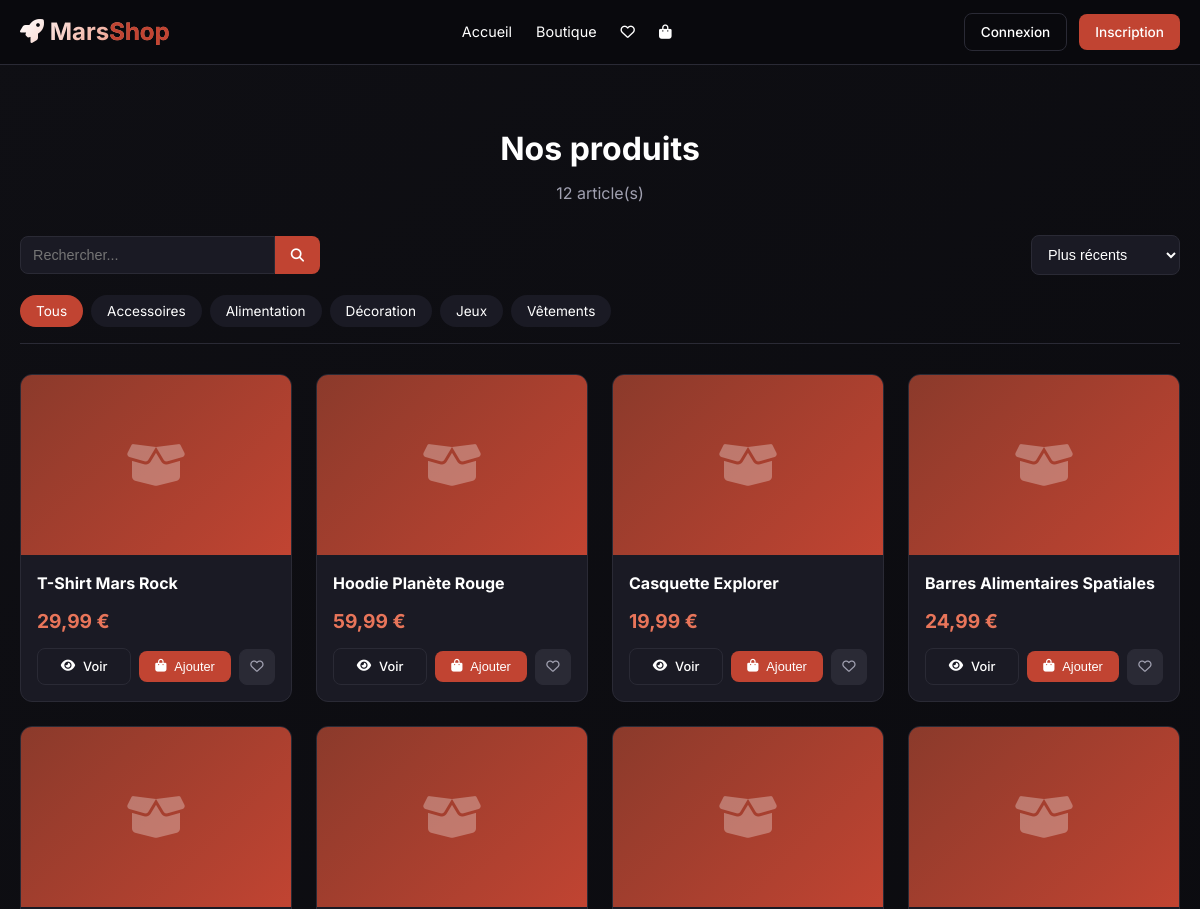
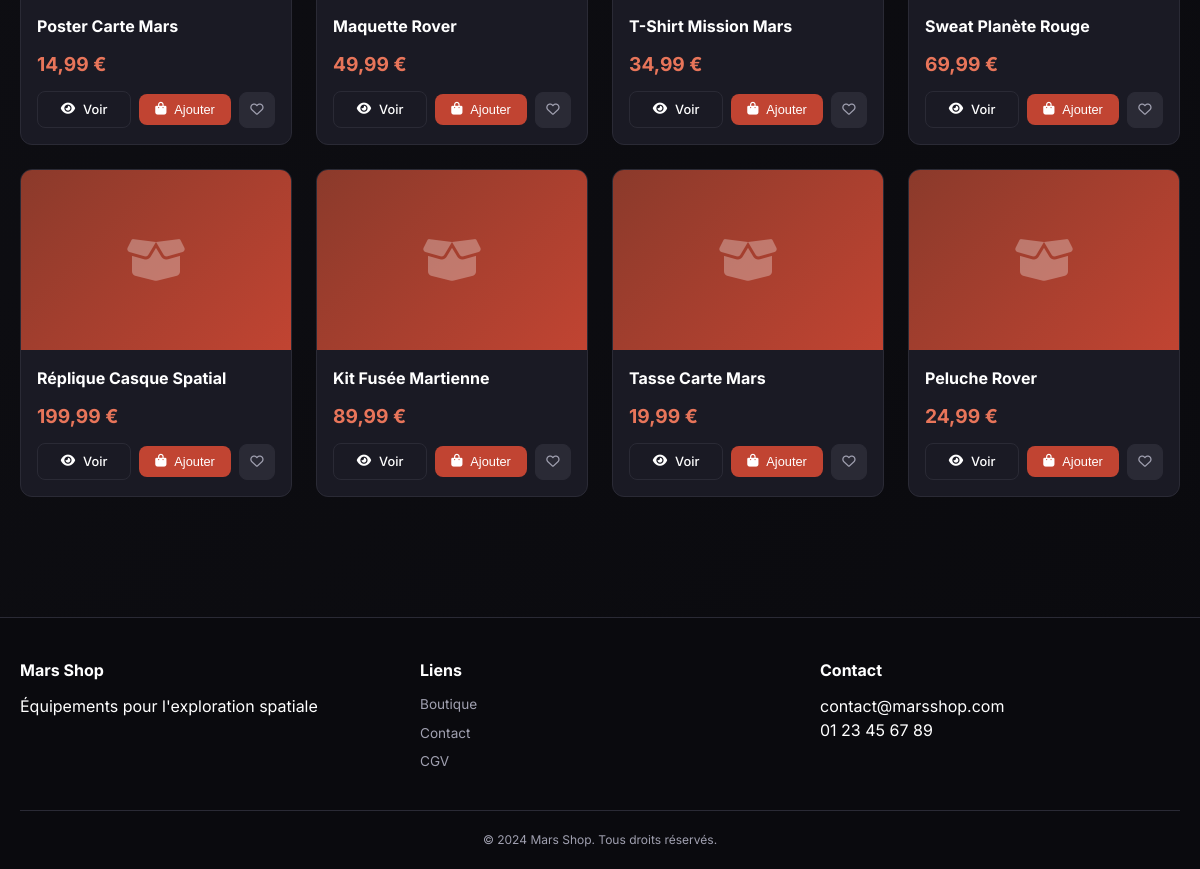
The page /shop.php on the database its author committed (2 pictures, top to bottom).
### tables this page shows
CREATE TABLE products (
    id INT AUTO_INCREMENT PRIMARY KEY,
    name VARCHAR(200) NOT NULL,
    slug VARCHAR(200) UNIQUE NOT NULL,
    description TEXT,
    short_description VARCHAR(500),
    price DECIMAL(10,2) NOT NULL,
    compare_price DECIMAL(10,2) DEFAULT NULL,
    stock INT DEFAULT 0,
    image VARCHAR(255),
    images TEXT,
    category VARCHAR(100),
    tags VARCHAR(255),
    is_featured BOOLEAN DEFAULT FALSE,
    is_active BOOLEAN DEFAULT TRUE,
    views INT DEFAULT 0,
    created_at TIMESTAMP DEFAULT CURRENT_TIMESTAMP,
    updated_at TIMESTAMP DEFAULT CURRENT_TIMESTAMP ON UPDATE CURRENT_TIMESTAMP,
    INDEX idx_category (category),
    INDEX idx_price (price),
    INDEX idx_featured (is_featured),
    FULLTEXT INDEX idx_search (name, description, category)
);

### includes/functions.php (called while the page is built, shortened)
<?php
function formatPrice(float $price): string {
    return number_format($price, 2, ',', ' ') . ' €';
}
function clean(?string $string): string {
    return htmlspecialchars($string ?? '', ENT_QUOTES, 'UTF-8');
}

### shop.php (the view, shortened to what this page needs)
<?php
require_once 'includes/header.php';
require_once 'includes/functions.php';
$conn = getConnection();
$category = isset($_GET['category']) ? clean($_GET['category']) : '';
$search = isset($_GET['search']) ? clean($_GET['search']) : '';
$sort = isset($_GET['sort']) ? $_GET['sort'] : 'newest';
$page = isset($_GET['page']) ? max(1, (int)$_GET['page']) : 1;
$per_page = 12;
$offset = ($page - 1) * $per_page;
$sql = "SELECT * FROM products WHERE is_active = 1";
$count_sql = "SELECT COUNT(*) as total FROM products WHERE is_active = 1";
$params = [];
switch ($sort) {
    default:
        $sql .= " ORDER BY created_at DESC";
        break;
}
$sql .= " LIMIT ? OFFSET ?";
$params[] = $per_page;
$params[] = $offset;
$stmt = $conn->prepare($sql);
$stmt->execute($params);
$products = $stmt->fetchAll();
$stmt_count = $conn->prepare($count_sql);
$count_params = array_slice($params, 0, count($params) - 2);
$stmt_count->execute($count_params);
$total_products = $stmt_count->fetch()['total'] ?? 0;
$stmt_cats = $conn->query("SELECT DISTINCT category FROM products WHERE is_active = 1 ORDER BY category");
$categories = $stmt_cats->fetchAll();
$wishlist_ids = [];
?>
<div class="shop-page">
    <div class="container">
        <div class="shop-header">
            <h1>Nos produits</h1>
            <p><?php echo $total_products; ?> article(s)</p>
        </div>
        <div class="shop-filters">
            <form method="GET" class="search-form">
                <input type="text" name="search" placeholder="Rechercher..." value="<?php echo clean($search); ?>">
                <button type="submit"><i class="fas fa-search"></i></button>
            </form>
            <select id="sort-select" class="sort-select">
                <option value="newest" <?php echo $sort == 'newest' ? 'selected' : ''; ?>>Plus récents</option>
            </select>
        </div>
        <div class="categories-filter">
            <a href="shop.php" class="<?php echo !$category ? 'active' : ''; ?>">Tous</a>
            <?php foreach($categories as $cat): ?>
            <a href="?category=<?php echo urlencode($cat['category']); ?>"
               class="<?php echo $category == $cat['category'] ? 'active' : ''; ?>">
                <?php echo clean($cat['category']); ?>
            </a>
            <?php endforeach; ?>
        </div>
        <?php if(count($products) > 0): ?>
        <div class="products-grid">
            <?php foreach($products as $product): ?>
            <div class="product-card">
                <?php if($product['compare_price'] && $product['compare_price'] > $product['price']): ?>
                <div class="product-badge">-<?php echo round((1 - $product['price']/$product['compare_price']) * 100); ?>%</div>
                <?php endif; ?>
                <div class="product-image">
                    <i class="fas fa-box-open"></i>
                </div>
                <div class="product-info">
                    <h3><?php echo clean($product['name']); ?></h3>
                    <div class="product-price">
                        <?php echo formatPrice($product['price']); ?>
                    </div>
                    <div class="product-actions">
                        <a href="product.php?id=<?php echo $product['id']; ?>" class="btn-secondary btn-sm">
                            <i class="fas fa-eye"></i> Voir
                        </a>
                        <?php if($product['stock'] > 0): ?>
                        <button class="btn-primary btn-sm add-to-cart-btn" data-product-id="<?php echo $product['id']; ?>">
                            <i class="fas fa-shopping-bag"></i> Ajouter
                        </button>
                        <?php else: ?>
                        <button class="btn-secondary btn-sm" disabled style="opacity: 0.5;">
                            <i class="fas fa-times"></i> Indisponible
                        </button>
                        <?php endif; ?>
                        <button class="wishlist-btn-sm <?php echo in_array($product['id'], $wishlist_ids) ? 'active' : ''; ?>"
                                data-product-id="<?php echo $product['id']; ?>">
                            <i class="<?php echo in_array($product['id'], $wishlist_ids) ? 'fas' : 'far'; ?> fa-heart"></i>
                        </button>
                    </div>
                </div>
            </div>
            <?php endforeach; ?>
        </div>
        <?php endif; ?>
    </div>
</div>
<?php require_once 'includes/footer.php'; ?>

### assets/css/style.css (style rules this page uses)
:root { --primary: #c14432; --primary-dark: #8b3a2b; --primary-light: #e8755a; --dark: #0f0f14; --darker: #0a0a0e; --gray: #1a1a24; --gray-light: #2a2a35; --text: #ffffff; --text-muted: #a0a0b0; --border: #2a2a35; --success: #10b981; --error: #ef4444; --warning: #f59e0b; --shadow: 0 2px 8px rgba(0,0,0,0.3); --shadow-lg: 0 4px 20px rgba(0,0,0,0.4); --radius: 10px; --radius-lg: 16px; }
* { margin: 0; padding: 0; box-sizing: border-box; }
body { font-family: 'Inter', sans-serif; background: linear-gradient(135deg, var(--dark) 0%, var(--darker) 100%); color: var(--text); line-height: 1.5; min-height: 100vh; }
.container { max-width: 1280px; margin: 0 auto; padding: 0 20px; }
.btn, .btn-primary, .btn-secondary { display: inline-flex; align-items: center; justify-content: center; gap: 8px; padding: 10px 20px; border-radius: 8px; font-weight: 500; text-decoration: none; transition: all 0.2s; cursor: pointer; border: none; font-size: 0.9rem; }
.btn-primary { background: var(--primary); color: white; }
.btn-secondary { background: transparent; border: 1px solid var(--border); color: var(--text); }
.btn-sm { padding: 6px 12px; font-size: 0.8rem; }
.products-grid { display: grid; grid-template-columns: repeat(auto-fill, minmax(260px, 1fr)); gap: 24px; margin-top: 24px; }
.product-card { background: var(--gray); border-radius: var(--radius-lg); overflow: hidden; transition: transform 0.2s, box-shadow 0.2s; border: 1px solid var(--border); }
.product-image { height: 200px; background: linear-gradient(135deg, var(--primary-dark), var(--primary)); display: flex; align-items: center; justify-content: center; font-size: 3rem; position: relative; }
.product-badge { position: absolute; top: 12px; right: 12px; background: var(--success); color: white; padding: 4px 8px; border-radius: 20px; font-size: 0.7rem; font-weight: 600; }
.product-info { padding: 16px; }
.product-price { font-size: 1.3rem; font-weight: 700; color: var(--primary-light); margin: 12px 0; }
.product-actions { display: flex; gap: 8px; margin-top: 12px; }
.product-actions .btn-secondary, .product-actions .btn-primary { flex: 1; padding: 8px; font-size: 0.8rem; }

### rows shown on the page
products: name "T-Shirt Mars Rock", price "29,99 €"
products: name "Hoodie Planète Rouge", price "59,99 €"
products: name "Casquette Explorer", price "19,99 €"
products: name "Barres Alimentaires Spatiales", price "24,99 €"
products: name "Poster Carte Mars", price "14,99 €"
products: name "Maquette Rover", price "49,99 €"
products: name "T-Shirt Mission Mars", price "34,99 €"
products: name "Sweat Planète Rouge", price "69,99 €"
products: name "Réplique Casque Spatial", price "199,99 €"
products: name "Kit Fusée Martienne", price "89,99 €"
products: name "Tasse Carte Mars", price "19,99 €"
products: name "Peluche Rover", price "24,99 €"

### other values the page prints
$total_products "12"
$cat['category'] "Accessoires"
$cat['category'] "Alimentation"
$cat['category'] "Décoration"
$cat['category'] "Jeux"
$cat['category'] "Vêtements"
